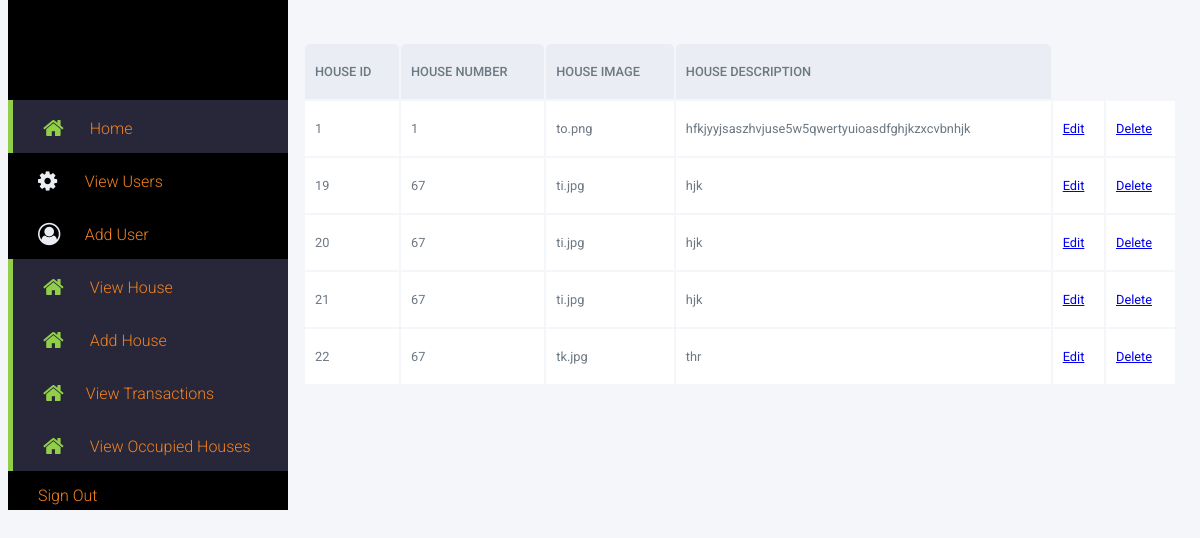
Page /crud/viewhouse.php on the committed database.
### tables this page shows
CREATE TABLE IF NOT EXISTS `houses` (
  `houseid` bigint(10) NOT NULL AUTO_INCREMENT,
  `housenumber` varchar(255) NOT NULL,
  `houseimage` varchar(255) NOT NULL,
  `housedesciption` text,
  PRIMARY KEY (`houseid`)
);

### crud/viewhouse.php (the view, shortened to what this page needs)
<?php
	include "../server.php";
?>
<!DOCTYPE html>
<html>
<head>
	<link rel="stylesheet" type="text/css" href="../css/admin.css">
	<link href="https://stackpath.bootstrapcdn.com/font-awesome/4.7.0/css/font-awesome.min.css" rel="stylesheet">
</head>
<body>
	<section id="sidemenu">
		<nav>
			<a href="../cpanel.php" class="active"><i class="fa fa-home" aria-hidden="true"></i> Home</a>
			<a href="admin.php"><i class="fa fa-cog" aria-hidden="true"> </i> View Users </a>
			<a href="addusers.php"><i class="fa fa-user-circle-o" aria-hidden="true"></i> Add User </a>
			<a href="viewhouse.php" class="active"><i class="fa fa-home" aria-hidden="true"></i> View House</a>
		<a href="../crud/addhouse.php" class="active"><i class="fa fa-home" aria-hidden="true"></i> Add House</a>
<a href="../crud/transactions.php" class="active"><i class="fa fa-home" aria-hidden="true"></i>View Transactions</a>
<a href="../crud/occupied.php" class="active"><i class="fa fa-home" aria-hidden="true"></i> View Occupied Houses</a>
<a href="../DB/userProcess.php?signout">Sign Out</a>
		</nav>
	</section>-->
	<section id="content-area">
		<table>
			<thead>
				<tr>
					<th> House ID </th>
					<th> House Number </th>
					<th> House Image </th>
					<th> House Description </th>
				</tr>
			</thead>
			<?php
				$sql = "SELECT * FROM houses";
				$result = mysqli_query($db, $sql);
					if ($result -> num_rows > 0) {
					while ($row = mysqli_fetch_object($result)) {
			?>
			<tbody>
				<tr>
					<td> <?php echo $row ->houseid?> </td>
					<td> <?php echo $row ->housenumber?> </td>
					<td> <?php echo $row ->houseimage?> </td>
					<td> <?php echo $row ->housedesciption?> </td>
					<td> <a href="../crud/editusers.php?edited=1&houseid=<?php echo $row->houseid ?>">  Edit</a> </td>
					<td> <a href="../DB/userProcess.php?delete=1&houseid=<?php echo $row->houseid?>" onclick="return confirm('Are you sure you want to delete house <?php echo $row ->housenumber ?>  from the database?')"> Delete </a> </td>
				</tr>
			</tbody>
			<?php
					}
				}else{
					echo "Error";
				}
			?>
		</table>
	</section>
</body>
</html>

### css/admin.css (style rules this page uses)
* { box-sizing: border-box; }
body { font-family: 'Roboto', sans-serif; background: #F4F6F9; }
#content-area { margin-left: 280px; padding: 15px; }
table { width: 100% }
table thead { background: #EAEDF3; }
table thead th { font-size: 0.8rem; padding: 20px 10px; text-transform: uppercase; font-weight: 500; text-align: left; color: #6C7882; -webkit-border-top-left-radius: 5px; -webkit-border-top-right-radius: 5px; -moz-border-radius-top-left: 5px; -moz-border-radius-top-right: 5px; border-top-left-radius: 5px; border-top-right-radius: 5px; }
table tbody { background: #fff; font-size: 0.8rem; }
table tbody td { padding: 20px 10px; color: #6C7882 }
#sidemenu { background: black; width: 280px; position: absolute; top: 0; bottom: 0; height: 510px; #border-radius: 0px 0px 5px 5px; }
#sidemenu nav { padding-top: 100px; }
#sidemenu nav a { display: block; color: #F48320; text-decoration: none; padding: 15px 30px; font-weight: 300; transition: all 0.3s ease-in-out; }
#sidemenu nav a .fa { color: #EAEDF3; font-size: 1.4rem; margin-right: 0.8rem; display: inline-block; width: 30px; position: relative; top: 2px; }
.active { background: #282639; border-left: 5px solid #92CF48; padding: 15px 30px 15px 25px; }
#sidemenu nav a.active .fa { color: #92CF48; }

### rows in the picture
houses: houseid "1", housenumber "1", houseimage "to.png", housedesciption "hfkjyyjsaszhvjuse5w5qwertyuioasdfghjkzxcvbnhjk"
houses: houseid "19", housenumber "67", houseimage "ti.jpg", housedesciption "hjk"
houses: houseid "20", housenumber "67", houseimage "ti.jpg", housedesciption "hjk"
houses: houseid "21", housenumber "67", houseimage "ti.jpg", housedesciption "hjk"
houses: houseid "22", housenumber "67", houseimage "tk.jpg", housedesciption "thr"
